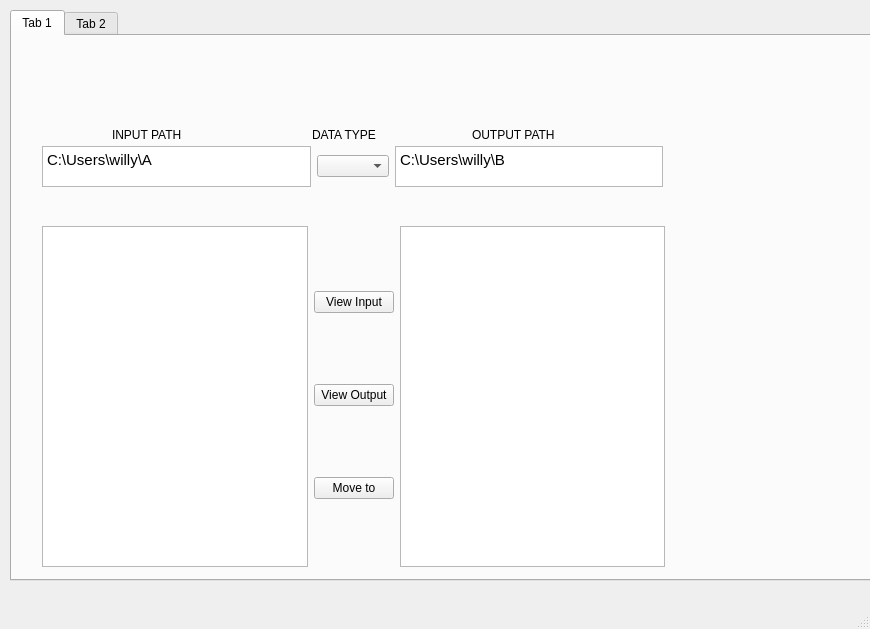
<?xml version="1.0" encoding="UTF-8"?>
<ui version="4.0">
 <class>MainWindow</class>
 <widget class="QMainWindow" name="MainWindow">
  <property name="geometry">
   <rect>
    <x>0</x>
    <y>0</y>
    <width>870</width>
    <height>629</height>
   </rect>
  </property>
  <property name="windowTitle">
   <string>MainWindow</string>
  </property>
  <widget class="QWidget" name="centralwidget">
   <widget class="QTabWidget" name="tabWidget">
    <property name="geometry">
     <rect>
      <x>10</x>
      <y>10</y>
      <width>861</width>
      <height>571</height>
     </rect>
    </property>
    <property name="currentIndex">
     <number>0</number>
    </property>
    <widget class="QWidget" name="tab">
     <attribute name="title">
      <string>Tab 1</string>
     </attribute>
     <widget class="QLabel" name="label_input">
      <property name="geometry">
       <rect>
        <x>100</x>
        <y>90</y>
        <width>91</width>
        <height>17</height>
       </rect>
      </property>
      <property name="text">
       <string>INPUT PATH</string>
      </property>
     </widget>
     <widget class="QLabel" name="label_output">
      <property name="geometry">
       <rect>
        <x>460</x>
        <y>90</y>
        <width>101</width>
        <height>17</height>
       </rect>
      </property>
      <property name="text">
       <string>OUTPUT PATH</string>
      </property>
     </widget>
     <widget class="QLabel" name="label_datatype">
      <property name="geometry">
       <rect>
        <x>300</x>
        <y>90</y>
        <width>101</width>
        <height>17</height>
       </rect>
      </property>
      <property name="text">
       <string>DATA TYPE</string>
      </property>
     </widget>
     <widget class="QWidget" name="horizontalLayoutWidget">
      <property name="geometry">
       <rect>
        <x>30</x>
        <y>110</y>
        <width>621</width>
        <height>41</height>
       </rect>
      </property>
      <layout class="QHBoxLayout" name="horizontalLayout">
       <item>
        <widget class="QTextEdit" name="text_input">
         <property name="html">
          <string>&lt;!DOCTYPE HTML PUBLIC &quot;-//W3C//DTD HTML 4.0//EN&quot; &quot;http://www.w3.org/TR/REC-html40/strict.dtd&quot;&gt;
&lt;html&gt;&lt;head&gt;&lt;meta name=&quot;qrichtext&quot; content=&quot;1&quot; /&gt;&lt;style type=&quot;text/css&quot;&gt;
p, li { white-space: pre-wrap; }
&lt;/style&gt;&lt;/head&gt;&lt;body style=&quot; font-family:'Ubuntu'; font-size:11pt; font-weight:400; font-style:normal;&quot;&gt;
&lt;p style=&quot; margin-top:0px; margin-bottom:0px; margin-left:0px; margin-right:0px; -qt-block-indent:0; text-indent:0px;&quot;&gt;C:\Users\willy\A&lt;/p&gt;&lt;/body&gt;&lt;/html&gt;</string>
         </property>
        </widget>
       </item>
       <item>
        <widget class="QComboBox" name="cb_type"/>
       </item>
       <item>
        <widget class="QTextEdit" name="text_output">
         <property name="html">
          <string>&lt;!DOCTYPE HTML PUBLIC &quot;-//W3C//DTD HTML 4.0//EN&quot; &quot;http://www.w3.org/TR/REC-html40/strict.dtd&quot;&gt;
&lt;html&gt;&lt;head&gt;&lt;meta name=&quot;qrichtext&quot; content=&quot;1&quot; /&gt;&lt;style type=&quot;text/css&quot;&gt;
p, li { white-space: pre-wrap; }
&lt;/style&gt;&lt;/head&gt;&lt;body style=&quot; font-family:'Ubuntu'; font-size:11pt; font-weight:400; font-style:normal;&quot;&gt;
&lt;p style=&quot; margin-top:0px; margin-bottom:0px; margin-left:0px; margin-right:0px; -qt-block-indent:0; text-indent:0px;&quot;&gt;C:\Users\willy\B&lt;/p&gt;&lt;/body&gt;&lt;/html&gt;</string>
         </property>
        </widget>
       </item>
      </layout>
     </widget>
     <widget class="QWidget" name="horizontalLayoutWidget_2">
      <property name="geometry">
       <rect>
        <x>30</x>
        <y>190</y>
        <width>623</width>
        <height>341</height>
       </rect>
      </property>
      <layout class="QHBoxLayout" name="horizontalLayout_2">
       <item>
        <widget class="QListView" name="list_input"/>
       </item>
       <item>
        <layout class="QVBoxLayout" name="verticalLayout">
         <item>
          <widget class="QPushButton" name="btn_viewInput">
           <property name="text">
            <string>View Input</string>
           </property>
          </widget>
         </item>
         <item>
          <widget class="QPushButton" name="btn_viewoutput">
           <property name="text">
            <string>View Output</string>
           </property>
          </widget>
         </item>
         <item>
          <widget class="QPushButton" name="btn_move">
           <property name="text">
            <string>Move to</string>
           </property>
          </widget>
         </item>
        </layout>
       </item>
       <item>
        <widget class="QListView" name="list_output"/>
       </item>
      </layout>
     </widget>
    </widget>
    <widget class="QWidget" name="tab_2">
     <attribute name="title">
      <string>Tab 2</string>
     </attribute>
    </widget>
   </widget>
  </widget>
  <widget class="QMenuBar" name="menubar">
   <property name="geometry">
    <rect>
     <x>0</x>
     <y>0</y>
     <width>870</width>
     <height>22</height>
    </rect>
   </property>
  </widget>
  <widget class="QStatusBar" name="statusbar"/>
 </widget>
 <resources/>
 <connections/>
</ui>
